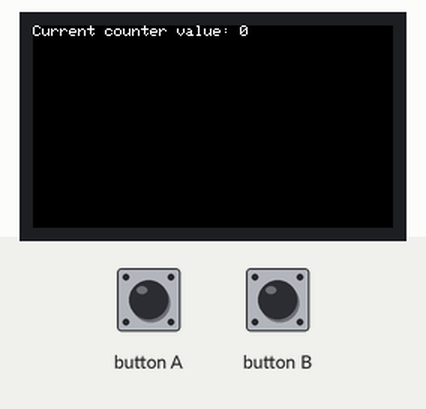
The sketch below on a simulated ESP32. Shown: 240×135 colour display. Inputs (shaded band) come from the test bench. EEPROM starts erased; what the sketch prints to the serial monitor is not drawn.

Above: at 1.3 s.
1.4 s: button A pressed for 2.35 s
At 3.3 s:
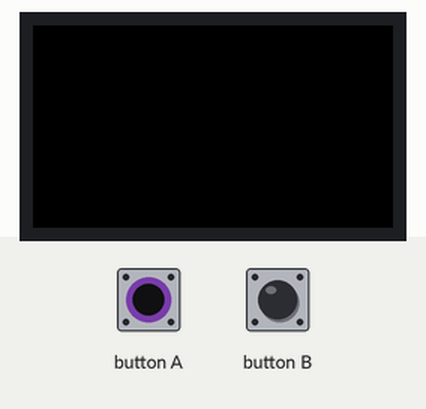
9.7 s: button A pressed for 2.35 s
At 11.1 s:
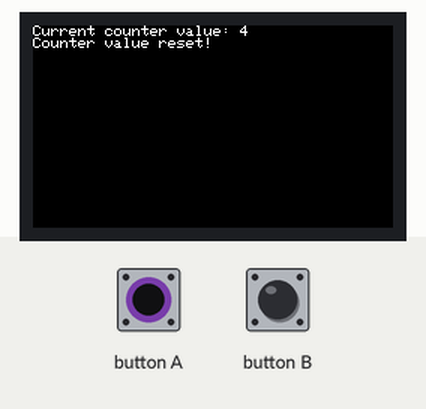
13.5 s: button A pressed for 2.35 s
At 16.7 s:
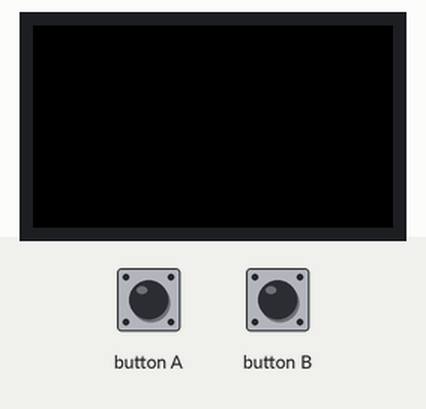
Timing chart, 0 to 18.2 s (numbered marks = the images above; inputs shaded):
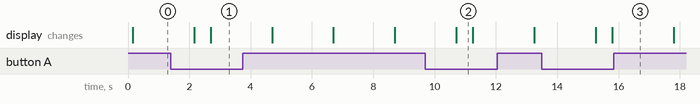

Measured:
- after the input at 1.4 s, the display: first changes after 0.76 s (image 1 shows a later state)
- after the input at 9.7 s, the display: changes after 1.0 s (image 2)
- after the input at 13.5 s, the display: first changes after 1.8 s (image 3 shows a later state)
- what the display in image 2 shows lasts 0.5 s, from 10.7 s to 11.2 s

The sketch:

PersistentCounter.ino
```cpp
// (licence header left out)
#include <M5StickCPlus.h>
#include <Preferences.h>

Preferences preferences;

int counter = 0;

void setup() {
    M5.begin();
    M5.Lcd.setRotation(3);  // Rotate the screen.
    preferences.begin("my-app", false);  // We will open storage in RW-mode (second parameter has to be false
    counter = preferences.getUInt("counter", 0);  // Get the counter value in current namesapce, if no key exists then return default value as second parameter
    }

void loop() {
  M5.update();
  M5.Lcd.setCursor(0,0);
  M5.Lcd.printf("Current counter value: %d\n", counter);   // Print note to screen
  if (M5.BtnA.isPressed()){
    resetCounter();
  }
  delay(2000);

  //update counter value
  counter++;
  preferences.putUInt("counter", counter);  // Store the counter to the Preferences namespace
  Serial.printf("counter value: %d\n", counter);
}

void resetCounter(){
    preferences.remove("counter");  // Or remove the counter key only.
    counter = preferences.getUInt("counter", 0);  // Get the counter value in current namesapce, if no key exists then return default value as second parameter
    Serial.printf("Counter value reset!\n");  // Print the counter to Serial Monitor.
    M5.Lcd.printf("Counter value reset!\n");  // Print note to screen
    delay(500);
    M5.Lcd.fillScreen(BLACK);
}
```
